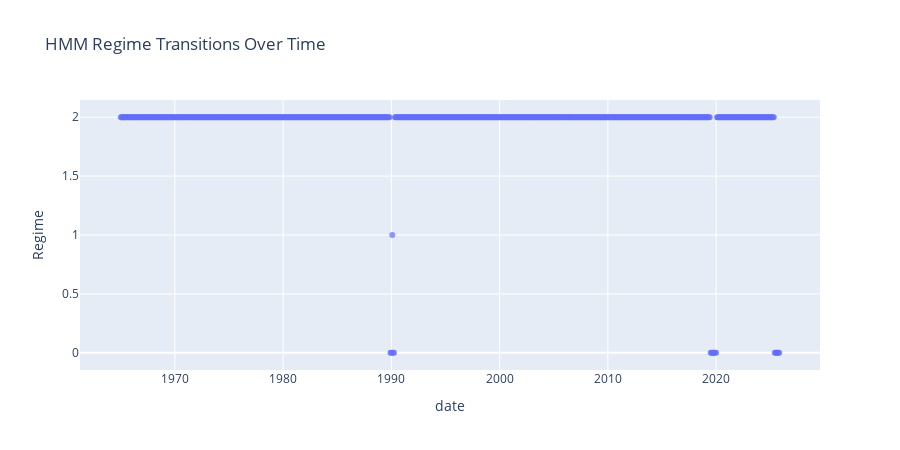
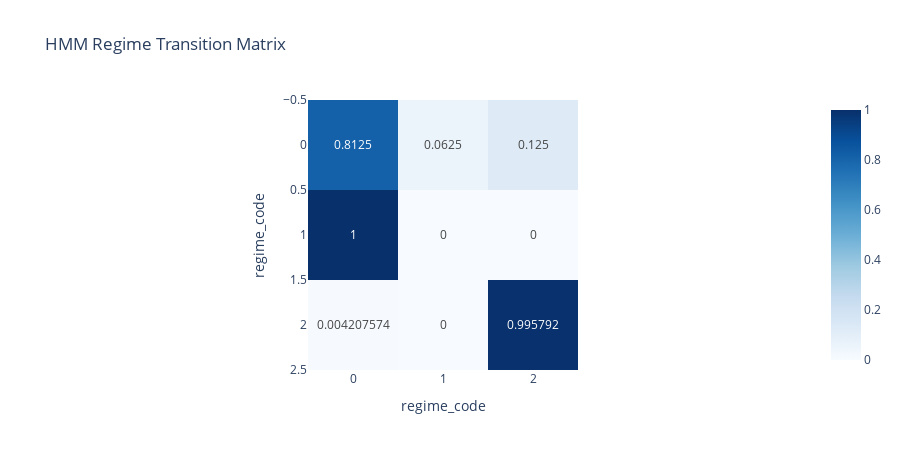

The code cell stored with these charts, in order, in its notebook:
### Code cell
hmm_plot_df = pd.DataFrame({
    'date': regime_df.index,
    'regime_code': regime_df['regime_code'].values,
})

fig = px.scatter(
    hmm_plot_df,
    x='date',
    y='regime_code',
    title='HMM Regime Transitions Over Time',
    labels={'regime_code': 'Regime'}
)
fig.update_traces(marker={'size': 6, 'opacity': 0.7})
fig.update_layout(height=450)
fig.show()

tm = transition_matrix(regime_df['regime_code'])
fig = px.imshow(
    tm,
    text_auto=True,
    color_continuous_scale='Blues',
    title='HMM Regime Transition Matrix'
)
fig.update_layout(height=450)
fig.show()

### Figure 1 — Plotly figure (JSON) as saved in the notebook; plotly's stock layout.template omitted (floating-point values rounded to 4 significant figures; data arrays with more than 128 entries replaced by an {"elided": "..."} marker saying what was removed)
{"data": [{"hovertemplate": "date=%{x}<br>Regime=%{y}<extra></extra>", "legendgroup": "", "marker": {"color": "#636efa", "opacity": 0.7, "size": 6, "symbol": "circle"}, "mode": "markers", "name": "", "orientation": "v", "showlegend": false, "type": "scatter", "x": {"elided": "731 str values"}, "xaxis": "x", "y": {"elided": "731 int values"}, "yaxis": "y"}], "layout": {"height": 450, "legend": {"tracegroupgap": 0}, "title": {"text": "HMM Regime Transitions Over Time"}, "xaxis": {"anchor": "y", "domain": [0, 1], "title": {"text": "date"}}, "yaxis": {"anchor": "x", "domain": [0, 1], "title": {"text": "Regime"}}}}

### Figure 2 — Plotly figure (JSON) as saved in the notebook; plotly's stock layout.template omitted (floating-point values rounded to 4 significant figures)
{"data": [{"coloraxis": "coloraxis", "hovertemplate": "regime_code: %{x}<br>regime_code: %{y}<br>color: %{z}<extra></extra>", "name": "0", "texttemplate": "%{z}", "type": "heatmap", "x": [0.0, 1.0, 2.0], "xaxis": "x", "y": [0, 1, 2], "yaxis": "y", "z": [[0.8125, 0.0625, 0.125], [1.0, 0.0, 0.0], [0.004208, 0.0, 0.9958]]}], "layout": {"coloraxis": {"colorscale": [[0, "rgb(247,251,255)"], [0.125, "rgb(222,235,247)"], [0.25, "rgb(198,219,239)"], [0.375, "rgb(158,202,225)"], [0.5, "rgb(107,174,214)"], [0.625, "rgb(66,146,198)"], [0.75, "rgb(33,113,181)"], [0.875, "rgb(8,81,156)"], [1, "rgb(8,48,107)"]]}, "height": 450, "title": {"text": "HMM Regime Transition Matrix"}, "xaxis": {"anchor": "y", "constrain": "domain", "domain": [0, 1], "scaleanchor": "y", "title": {"text": "regime_code"}}, "yaxis": {"anchor": "x", "autorange": "reversed", "constrain": "domain", "domain": [0, 1], "title": {"text": "regime_code"}}}}
